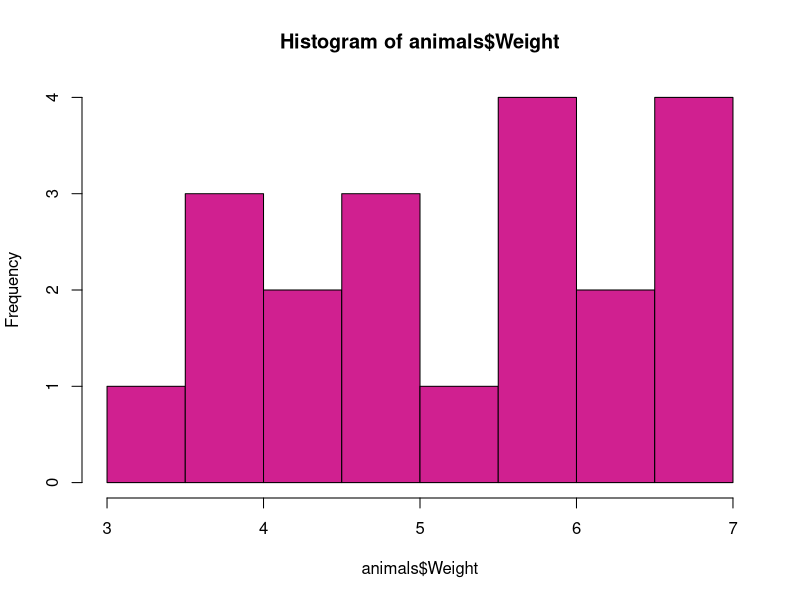
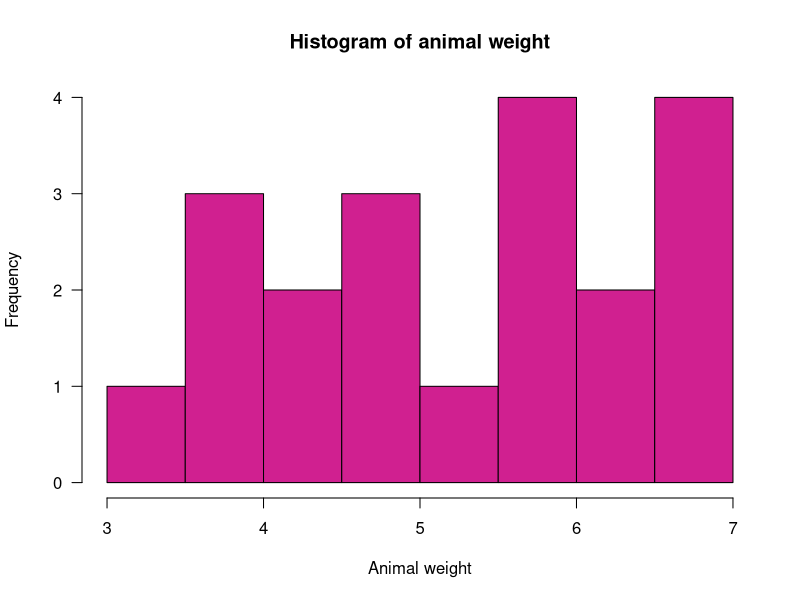
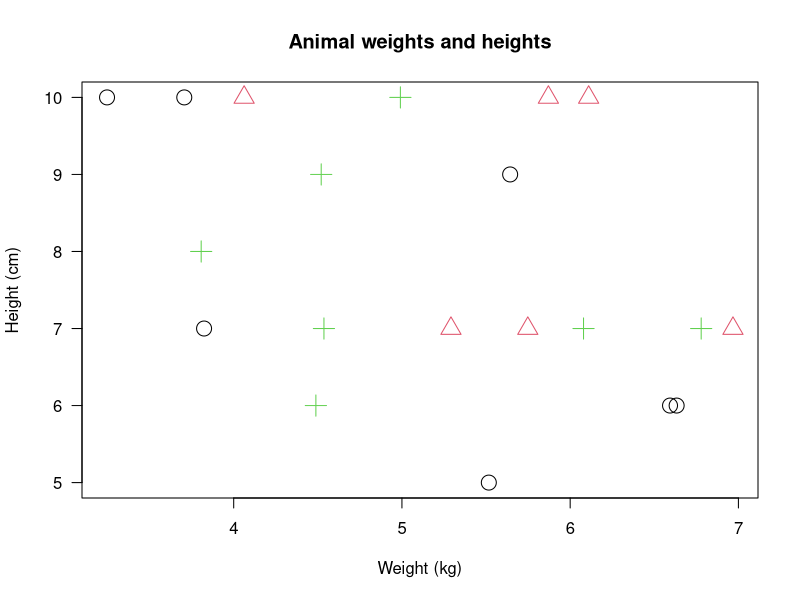
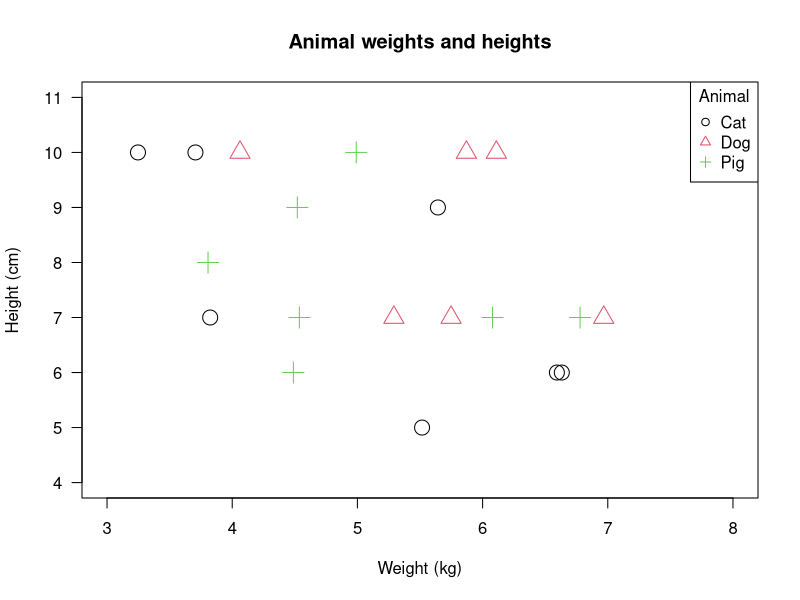
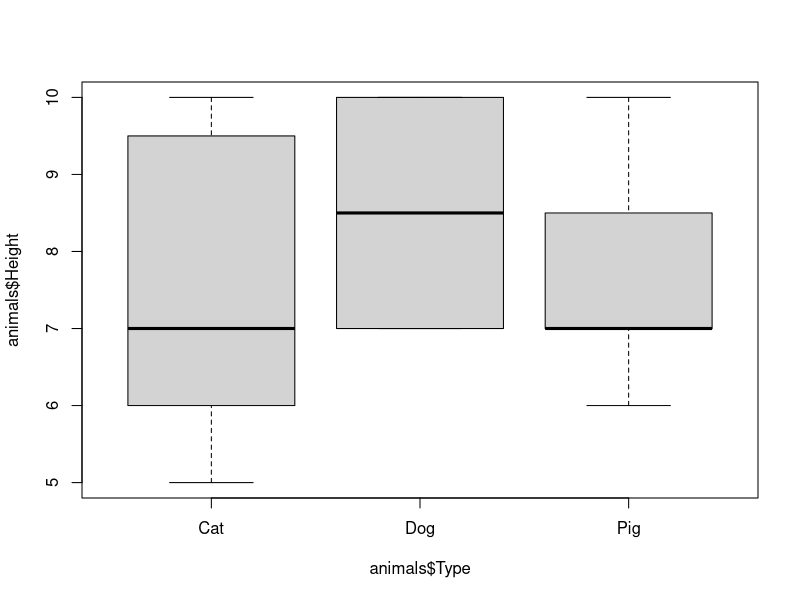
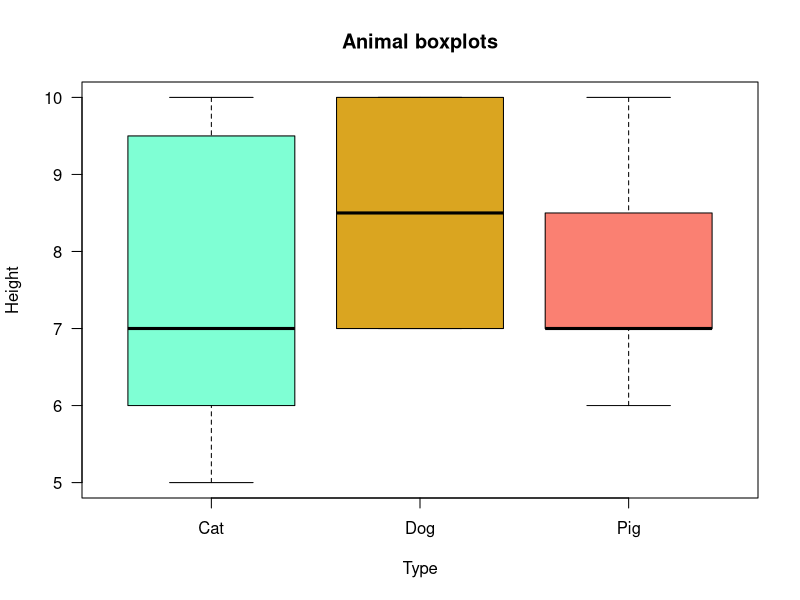
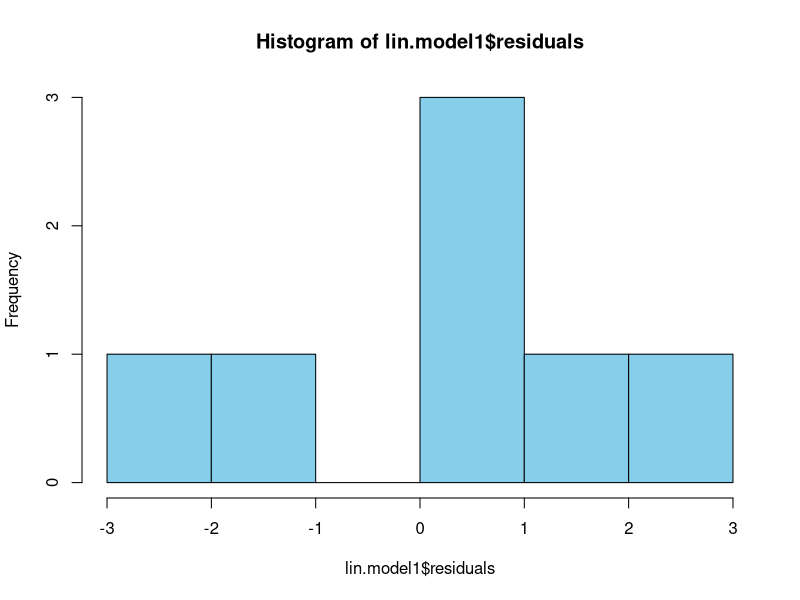
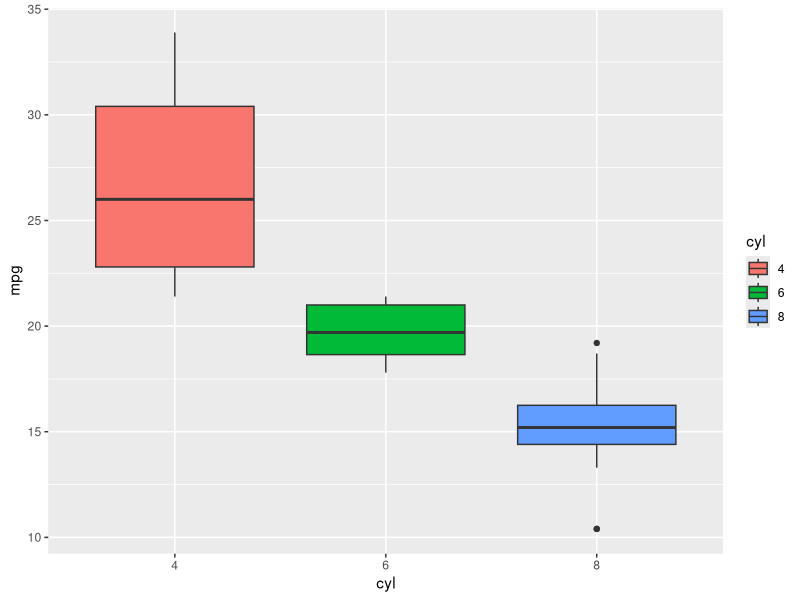

Write the R code that produced these figures, in order.
## ---- chunk 1
knitr::opts_chunk$set(echo = TRUE)
## ---- chunk 2
animals <- read.csv("./data/animals.csv", header=TRUE, stringsAsFactors=FALSE)
str(animals)
head(animals)
## ---- chunk 3
summary(animals)

# or

summary(animals$Height)
## ---- chunk 4
library(psych)
## ---- chunk 5
str(animals)
describe(animals[,c(3:5)])
## ---- chunk 6
animals_describe <- describe(animals[,c(3:5)])
animals_describe
## ---- chunk 7
animals_simple <- animals_describe[c(5, 4, 11:13)]
animals_simple
## ---- chunk 8
#Output summary statistics by one grouping variable:
summary_sub <- describeBy(animals[,c(3:5)], animals$Type)
summary_sub

#If we just want to view Cats, Dogs, or Pigs, we can type:
summary_sub$Cat
summary_sub$Dog
summary_sub$Pig

#We can also view just the means for Dogs, we can type:
summary_sub$Dog[[3]] #Here, double bracket subsetting is used to return just the value from a list.

#If we just want the Height mean for Dogs (8.5), we can type:
summary_sub$Dog[[3]][2]

#Or the medians for Pigs:
summary_sub$Pig[[5]]
summary_sub$Pig[["median"]]
## ---- chunk 9
table(animals$Type) # get frequencies for Cat, Dog, and Pig

table(animals$Type, animals$Healthy) #get frequencies for Cat, Dog, and Pig by column "Healthy".
## ---- chunk 10
hist(animals$Weight, col="violetred")
## ---- chunk 11
hist(animals$Weight, 
     col="violetred",
     main="Histogram of animal weight",
     xlab="Animal weight",
     las=1)
## ---- chunk 12
animals$Type <- factor(animals$Type)
str(animals)
## ---- chunk 13
plot(animals$Weight, animals$Height,    
    xlab="Weight (kg)",   # change x axis label
    ylab="Height (cm)",   # change y axis label
    main="Animal weights and heights",   # add plot title
    las=1, # make all axis text parallel to x-axis
    col=as.integer(animals$Type),   # change point colors to correspond to animal types
    pch=as.integer(animals$Type),   # change point symbols to correspond to animal types
    cex=2)   # change point size 
## ---- chunk 14
plot(animals$Weight, animals$Height,    
    xlab="Weight (kg)",   # change x axis label
    ylab="Height (cm)",   # change y axis label
    main="Animal weights and heights",   # add plot title
    las=1, # make all axis text parallel to x-axis
    col=as.integer(animals$Type),   # change point colors to match animal types
    pch=as.integer(animals$Type),   # change point symbols to match animal types
    cex=2,   # change point size 
    xlim=c(3,8),  # adjust range of x axis
    ylim=c(4,11))  # adjust range of y axis

# That looks better! We can also add a legend:

legend("topright", inset=.0, title="Animal", cex=1,
       c("Cat","Dog","Pig"), col=c(1,2,3), pch=c(1,2,3),
       horiz=FALSE)
## ---- chunk 15
boxplot(animals$Height ~ animals$Type)
## ---- chunk 16
boxplot(animals$Height ~ animals$Type,
        col=c("aquamarine", "goldenrod", "salmon"),
        las=1, main="Animal boxplots", xlab="Type", ylab="Height")
#That looks better! 
## ---- chunk 17
Cat <- animals[animals$Type=="Cat",]
Cat

Dog <- animals[animals$Type=="Dog",]
Dog

Pig <- animals[animals$Type=="Pig",]
Pig
## ---- chunk 18
t.test(Cat$Height, Pig$Height)
# The p-value is 0.88 - we FAIL TO REJECT the null hypothesis (aka, there is no statistical difference between Cat and Pig means for Height). We accept the conditions of the null hypothesis that state there are no between-group differences. 
## ---- chunk 19
t.test(Cat$Height, Dog$Height)
# p=0.39 so again we FAIL TO REJECT the null hypothesis
## ---- chunk 20
aov1 <- aov(Height ~ Type, data = animals)

#Use `summary()` to access the useful information from our `aov1` model:
summary(aov1)
## ---- chunk 21
TukeyHSD(aov1)
#This allows us to see mean Height differences bewteen the multiple comparisons animals. 
## ---- chunk 22
cor.test(Cat$Height, Cat$Weight)
## ---- chunk 23
lin.model1 <- lm(Height ~ Weight, data=Cat)
summary(lin.model1)
## ---- chunk 24
names(lin.model1)
## ---- chunk 25
hist(lin.model1$residuals, col="skyblue") # residuals should be approximately normal when plotted
## ---- chunk 26
library(ggplot2)
mtcars$cyl <- factor(mtcars$cyl) # first, coerce "cyl" to factor data type
ggplot(mtcars, aes(x=cyl, y=mpg, fill=cyl)) + 
         geom_boxplot()
## ---- chunk 27
data(iris)
ggplot(iris, aes(x=Petal.Length, y=Petal.Width, color=Species)) + 
  geom_point() + 
  #theme_light() + 
  #theme_dark() + 
  #theme_classic() + 
  #theme_bw + 
  theme(legend.position="top") 
